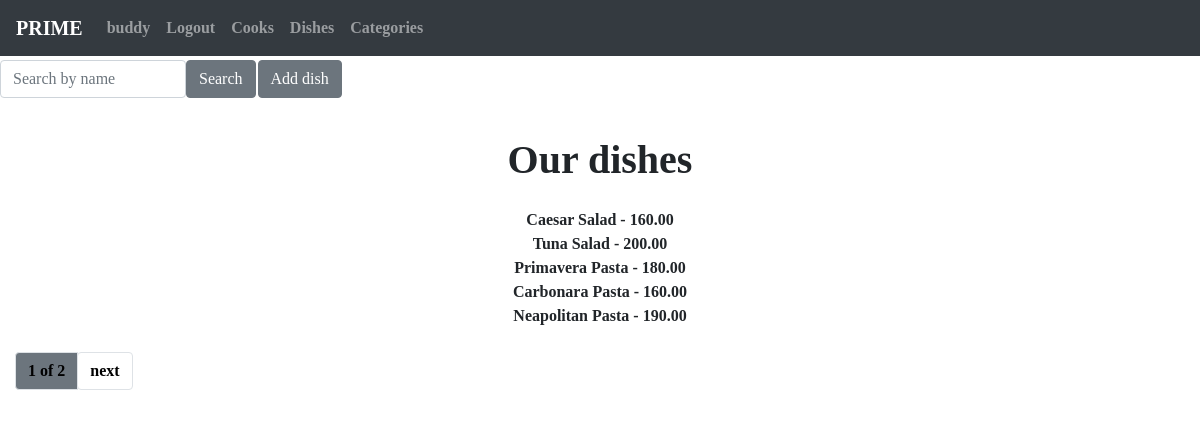
The page /dishes/ (signed in) on the database its author committed.
### menu/models.py (models this page shows, shortened)
class Cook(AbstractUser):
    years_of_experience = models.IntegerField(null=True)
    def get_absolute_url(self):
        return reverse("menu:cook-detail", kwargs={"pk": self.pk})

class Dish(models.Model):
    name = models.CharField(max_length=255)
    description = models.TextField()
    price = models.DecimalField(max_digits=5, decimal_places=2)
    category = models.ForeignKey(Category, on_delete=models.CASCADE)
    cooks = models.ManyToManyField(Cook, related_name="dishes")
    class Meta:
        ordering = ["category"]

class Category(models.Model):
    name = models.CharField(max_length=255, unique=True)
    class Meta:
        verbose_name = "category"
        verbose_name_plural = "categories"

### menu/views.py (the view)
class DishListView(LoginRequiredMixin, generic.ListView):
    name = Dish
    paginate_by = 5
    queryset = Dish.objects.all().select_related("category")
    def get_context_data(self, *, object_list=None, **kwargs):
        context = super(DishListView, self).get_context_data(**kwargs)
        name = self.request.GET.get("dish", "")
        context["search_form"] = DishSearchForm(initial={
            "name": name
        })
        return context
    def get_queryset(self):
        form = DishSearchForm(self.request.GET)
        if form.is_valid():
            return self.queryset.filter(
                name__icontains=form.cleaned_data["name"]
            )

### menu/forms.py
class DishSearchForm(forms.Form):
    name = forms.CharField(
        max_length=255,
        required=False,
        label="",
        widget=forms.TextInput(
            attrs={"placeholder": "Search by name"}
        )
    )

### menu/templatetags/query_transform.py (called while the page is built)
@register.simple_tag
def query_transform(request, **kwargs):
    update = request.GET.copy()
    for key, value in kwargs.items():
        if value is not None:
            update[key] = value
        else:
            update.pop(key, 0)
    return update.urlencode()

### templates/menu/dish_list.html
{% extends "base.html" %}
{% load crispy_forms_filters %}
{% block content %}
  <div class="row">
    <div class="col-sm-6 pl-0">
      <form action="" method="get" class="form-inline">
        {{ search_form|crispy }}
        <input type="submit" value="Search" class="btn btn-secondary">
        <a href="{% url 'menu:dish-create' %}" class="btn btn-secondary link-to-page">
        Add dish
        </a>
      </form>
    </div>
  </div>
  <h1 class="py-2 text-center font-weight-bolder margin">
    Our dishes
  </h1>
  {% if dish_list %}
    <ul class="py-2 text-center list-unstyled">
      {% for dish in dish_list %}
        <li class="font-weight-bolder">
          <a class="text-body" href="{% url "menu:dish-detail" pk=dish.id %} ">{{ dish.name }}</a>
          {{ dish.category.name }} - {{ dish.price }}
        </li>
      {% endfor %}
    </ul>
  {% else %}
    <p class="font-weight-bolder">Sorry we are updating menu</p>
  {% endif %}
{% endblock %}

### templates/includes/sidebar.html
<nav class="navbar navbar-expand-sm bg-dark navbar-dark">
  <a class="navbar-brand" href="{% url 'menu:index' %}">PRIME</a>
  <ul class="navbar-nav">
    {% if user.is_authenticated %}
      <li class="nav-item">
        <a class="nav-link" href="{{ user.get_absolute_url }}">
          {{ user.get_username }}
        </a>
      </li>
      <li class="nav-item">
        <a class="nav-link" href="{% url 'logout'%}?next={{request.path}}">
          Logout
        </a>
      </li>
    {% else %}
      <li class="nav-item">
        <a class="nav-link" href="{% url 'login'%}?next={{request.path}}">
          Login
        </a>
      </li>
    {% endif %}
    <li class="nav-item">
      <a class="nav-link" href="{% url 'menu:cook-list' %}">
        Cooks
      </a>
    </li>
    <li class="nav-item">
      <a class="nav-link" href="{% url 'menu:dish-list' %}">
        Dishes
      </a>
    </li>
    <li class="nav-item">
      <a class="nav-link" href="{% url 'menu:category-list' %}">
        Categories
      </a>
    </li>
  </ul>
</nav>

### static/css/styles.css (style rules this page uses)
.link-to-page { float: right; margin: 0 2px 0 2px; }
.margin { margin-top: 30px; }

### rows shown on the page
Cook: get_username "buddy"
Dish: name "Caesar", category.name "Salad", price "160.00"
Dish: name "Tuna", category.name "Salad", price "200.00"
Dish: name "Primavera", category.name "Pasta", price "180.00"
Dish: name "Carbonara", category.name "Pasta", price "160.00"
Dish: name "Neapolitan", category.name "Pasta", price "190.00"

### other values the page prints
{{ page_obj.number }} "1"
{{ paginator.num_pages }} "2"
